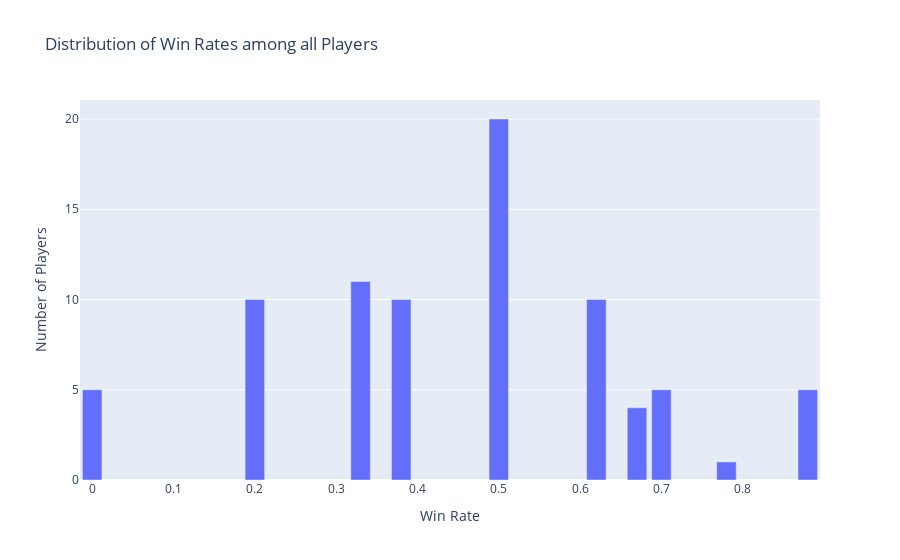

Notebook code for this chart:
### Markdown cell above
<h4> Win rate

### Code cell
df['Win rate'] = df["Win rate"].round(2)
winRate_counts = df.groupby('Win rate')['PlayerName'].apply(lambda x: ', '.join(x)).reset_index()
fig = px.bar(
    winRate_counts,
    x='Win rate',
    y=winRate_counts['PlayerName'].apply(lambda x: len(x.split(','))),
    hover_data={'Win rate': True, 'PlayerName': True},
    labels={'Win rate': 'Win Rate', 'y': 'Number of Players'},
    title="Distribution of Win Rates among all Players"
)
fig.show()

### Figure 1 — Plotly figure (JSON) as saved in the notebook; plotly's stock layout.template omitted (floating-point values rounded to 4 significant figures)
{"data": [{"alignmentgroup": "True", "customdata": [["cariok, dynquedo, kuri, titan, wizer"], ["alvaro, azhi, betty, elyoya, fresskowy, junjia, maple, myrwn, supa, woody"], ["aiming, humanoid, jun, kingen, lucid, moham, noah, oscarinin, razork, showmaker, wei"], ["brokenblade, caps, easylove, elio, emo, hans sama, kiaya, levi, mikyx, yike"], ["369, apa, busio, bwipo, corejj, creme, delight, doran, impact, inspired, jackeylove, massu, meiko, peanut, quad, tian, umti, viper, yeon, zeka"], ["breathe, crisp, gala, hang, light, scout, tarzan, weiwei, xiaohu, zika"], ["bin, elk, knight, on"], ["canyon, chovy, kiin, lehends, peyz"], ["xun"], ["faker, gumayusi, keria, oner, zeus"]], "hovertemplate": "Win Rate=%{x}<br>Number of Players=%{y}<br>PlayerName=%{customdata[0]}<extra></extra>", "legendgroup": "", "marker": {"color": "#636efa", "pattern": {"shape": ""}}, "name": "", "offsetgroup": "", "orientation": "v", "showlegend": false, "textposition": "auto", "x": [0.0, 0.2, 0.33, 0.38, 0.5, 0.62, 0.67, 0.7, 0.78, 0.88], "xaxis": "x", "y": [5, 10, 11, 10, 20, 10, 4, 5, 1, 5], "yaxis": "y", "type": "bar"}], "layout": {"xaxis": {"anchor": "y", "domain": [0.0, 1.0], "title": {"text": "Win Rate"}}, "yaxis": {"anchor": "x", "domain": [0.0, 1.0], "title": {"text": "Number of Players"}}, "legend": {"tracegroupgap": 0}, "title": {"text": "Distribution of Win Rates among all Players"}, "barmode": "relative"}}
